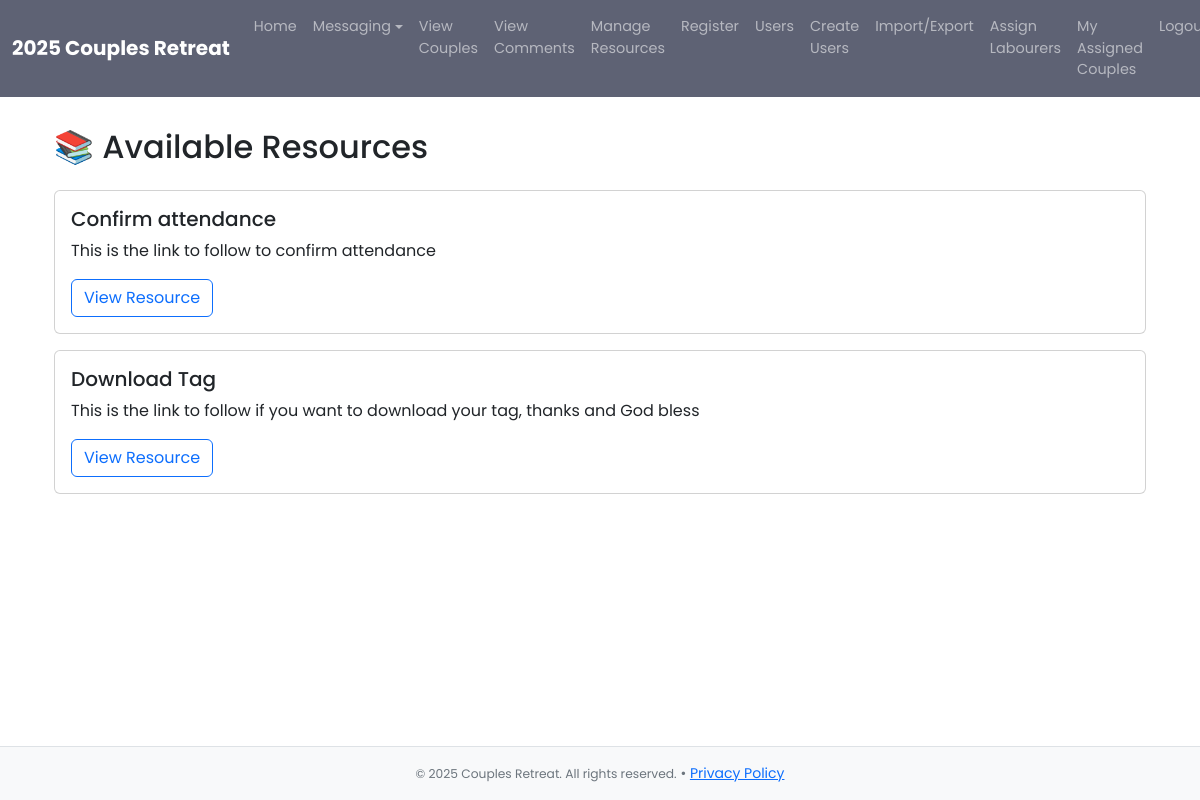
/resources (signed in), run on the app's committed database.
### website/models.py (models this page shows, shortened)
class Resource(models.Model):
    name = models.CharField(max_length=255)
    description = models.TextField()
    link = models.URLField()

### website/views.py (the view)
# urls.py: path('resources', views.resources, name='resources'),
def resources(request):
    resource_info = Resource.objects.all().order_by('-id')
    return render(request, 'resources/resource_list.html', {'resources': resource_info})

### website/templates/resources/resource_list.html
{% extends 'base.html' %}
{% block content %}
<div class="container mt-5">
    <h2 class="mb-4">📚 Available Resources</h2>
    {% for res in resources %}
        <div class="card mb-3">
            <div class="card-body">
                <h5 class="card-title">{{ res.name }}</h5>
                <p class="card-text">{{ res.description }}</p>
                <a href="{{ res.link }}" class="btn btn-outline-primary" target="_blank">View Resource</a>
            </div>
        </div>
    {% empty %}
        <p>No resources available yet.</p>
    {% endfor %}
</div>
{% endblock %}

### website/templates/base.html (style rules this page uses)
html, body { height: 100%; margin: 0; font-family: 'Poppins', sans-serif; }
body { display: flex; flex-direction: column; padding-top: 56px; }

### data on the page
Resource: name "Confirm attendance", description "This is the link to follow to confirm attendance"
Resource: name "Download Tag", description "This is the link to follow if you want to download your tag, thanks and God bless"
